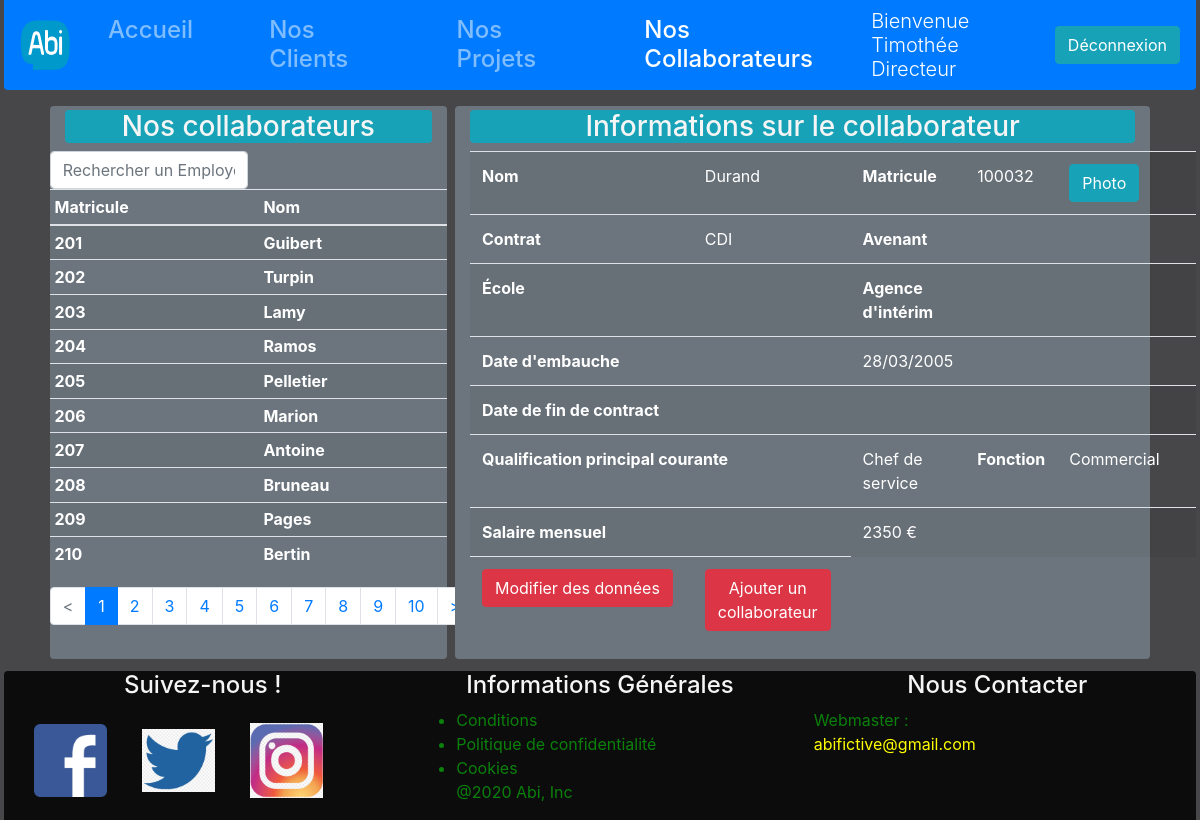
Page /employees (signed in) on the committed database.
### tables this page shows
CREATE TABLE `employee` (
  `id` int(11) NOT NULL,
  `lastname` varchar(45) NOT NULL,
  `firstname` varchar(45) NOT NULL,
  `role` varchar(45) DEFAULT NULL,
  `salary` float DEFAULT NULL,
  `contract` enum('CDI','CDD','Interim') DEFAULT NULL,
  `hired` datetime NOT NULL,
  `dismissed` datetime DEFAULT NULL,
  `user_id` int(11) DEFAULT NULL
);

### src/Controller/Controller.php (called while the page is built, shortened)
<?php
abstract class Controller
{
    public static function employeesController()
    {
        $employeeRepository = new EmployeeRepository();
        $arraysult = $employeeRepository->paginate("lastname");
        if(isset($_GET['search'])) {
            $employees = $employeeRepository->searching($_GET['search'],["id"=>"ASC"],$arraysult[0], $arraysult[1],"lastname");
        }
        else {
            $employees = $employeeRepository->findBy([],["id"=>"ASC"],$arraysult[0], $arraysult[1]);
        }
        $currentPage = $arraysult[2];
        $pages = $arraysult[3];
        include '../templates/employees.php';
    }
}

### public/index.php (called while the page is built, shortened)
<?php
$uri = $_SERVER["REQUEST_URI"];
$uri = substr($uri, 1);
$uri = $uri . "Controller";
if($uri ==="Controller"){
    Controller::homeController();
} else if (method_exists('App\Controller\Controller', $uri)) {
    Controller::$uri();
} else {
    Controller::error404Controller();
}

### src/Repository/Repository.php (called while the page is built, shortened)
<?php
abstract class Repository {
    protected PDO $pdo;
    private string $table;
    private string $classname;
    public function __construct(string $classname)
    {
        $this->pdo = new PDO (DbConfig::DSN, DbConfig::USERNAME, DbConfig::PASSWORD);
        $this->classname = $classname;
        $this->table = strtolower($classname);
    }
    public function findBy(array $criteria, array $orderBy = null, int $limit = null, int $offset = null)
    {
        $params = array_values($criteria);
        if (!empty($criteria)) {
            $criteria = " WHERE " . join(" AND ", array_map(fn($key) => "$key = ?", array_keys($criteria)));
        } else {
            $criteria = null;
        }
        if ($orderBy) $orderBy = " ORDER BY " . join(", ", array_map(fn($key, $value) => "$key $value", array_keys($orderBy), array_values($orderBy)));
        if ($limit) $limit = " LIMIT $limit";
        $sql = "SELECT * FROM $this->table $criteria $orderBy $limit $offset";
        $query = $this->pdo->prepare($sql);
        $query->execute($params);
        return $query->fetchAll(PDO::FETCH_CLASS, "App\Entity\\$this->classname");
    }
    public function paginate($column) {
        if(isset($_GET['page']) && !empty($_GET['page'])){
            $currentPage = (int) strip_tags($_GET['page']);
          }else{
            $currentPage = 1;
          }
          if(isset($_GET['search']) && !empty($_GET['search'])){
            $search = "WHERE $column LIKE '{$_GET['search']}%'";
          }else{
            $search = null;
          }
        $sql = "SELECT COUNT(*) AS nb_rows FROM $this->table $search";
        $query = $this->pdo->prepare($sql);
        $query->execute();
        $result = $query->fetch();
        $nbRows = $result['nb_rows'];
        $nbPerPage = 10;
        $pages = ceil($nbRows/$nbPerPage);
        $first = ($currentPage * $nbPerPage) - $nbPerPage;
        if ($first<1) {
            $first = null;
        }
        return [$nbPerPage, $first, $currentPage, $pages];
    }
}

### src/Entity/Employee.php (called while the page is built, shortened)
<?php
class Employee
{
    private int $id;
    private string $lastname;
    public function getId()
    {
        return $this->id;
    }
    public function getLastname()
    {
        return $this->lastname;
    }
}

### templates/employees.php (the view, shortened to what this page needs)
<?php require_once 'skeleton/header.php' ?>
<div class="d-flex flex-column">
    <div class="justify-content-center row my-1 mb-2 mx-1 ">
        <div class="bg-secondary col-md-4 col-12 rounded my-1 mx-1 ">
            <h3 class="bg-info mt-1 rounded text-center ">
                Nos collaborateurs
            </h3>
            <form action="#" method="GET" id="search_employees">
                <div class="row mt-2 mb-2">
                    <div class="col-md-6">
                        <div class="row">
                            <input class="form-control" type="text" placeholder="Rechercher un Employée" name="search" autofocus>
                        </div>
                    </div>
            </form>
            <table id="table" class="table table-striped table-sm text-white bg-secondary" data-search="true" data-pagination="true" data-page-list="[5, 10, 15]">
                <thead>
                    <tr>
                        <th data-field="matricule" data-sortable="true">Matricule</th>
                        <th data-field="nomCollabo" data-sortable="true">Nom</th>
                    </tr>
                </thead>
                <tbody>
                    <?php foreach ($employees as $employee) : ?>
                        <tr onclick="select_employee(<?= $employee->getId() ?>)">
                            <th><?= $employee->getId() ?></th>
                            <th><?= $employee->getLastname() ?></th>
                        </tr>
                    <?php endforeach ?>
                </tbody>
            </table>
            <nav>
                <ul class="pagination">
                    <li class="page-item <?= ($currentPage == 1) ? "disabled" : "" ?>">
                        <a href="/employees?page=<?= ($currentPage - 1) . "&search=" . $_GET['search'] ?>" class="page-link">
                            <</a> </li> <?php for ($page = 1; $page <= $pages; $page++) : ?>
                    <li class="page-item <?= ($currentPage == $page) ? "active" : "" ?>">
                        <a href="/employees?page=<?= $page . "&search=" . $_GET['search'] ?>" class="page-link"><?= $page ?></a>
                    </li>
                <?php endfor ?>
                <li class="page-item <?= ($currentPage == $pages) ? "disabled" : "" ?>">
                    <a href="/employees?page=<?= ($currentPage + 1) . "&search=" . $_GET['search'] ?>" class="page-link">></a>
                </li>
                </ul>
            </nav>
        </div>
    </div>
    <div class="bg-secondary col-md-7 col-12 rounded my-1 mx-1">
            <h3 class="bg-info mt-1 rounded text-center ">
                Informations sur le collaborateur
            </h3>
            <div class=" mt-2">
                <table class="table table-striped text-white">
                    <tbody>
                        <tr>
                            <td scope="row"><strong>Nom</strong></td>
                            <td id='employeeName'>Durand</td>
                            <td><strong>Matricule</strong></td>
                            <td id="employeeId">100032</td>
                            <td colspan="2">
                                <button type="button" class="btn btn-info" data-toggle="modal" data-target="#exampleModalCenter">
                                    Photo
                                </button>
                            </td>
                        </tr>
                        <tr>
                            <td scope="row"><strong>Contrat</strong></td>
                            <td id="employeeContract">CDI</td>
                            <td><strong>Avenant</strong></td>
                            <td></td>
                            <td></td>
                            <td></td>
                        </tr>
                        <tr>
                            <td scope="row"><strong>École</strong></td>
                            <td></td>
                            <td><strong>Agence d'intérim</strong></th>
                            <td></td>
                            <td></td>
                            <td></td>
                        </tr>
                        <tr>
                            <th scope="row" colspan="2">Date d'embauche</th>
                            <td id="employeeHire">28/03/2005</td>
                            <td></td>
                            <td></td>
                            <td></td>
                        </tr>
                        <tr>
                            <td scope="row" colspan="2"><strong>Date de fin de contract</strong></td>
                            <td id="employeeDismissed"></td>
                            <td></td>
                            <td></td>
                            <td></td>
                        </tr>
                        <tr>
                            <td scope="row" colspan="2"><strong>Qualification principal courante</strong></td>
                            <td>Chef de service</td>
                            <td><strong>Fonction</strong></td>
                            <td id="employeeRole">Commercial</td>
                            <td></td>
                        </tr>
                        <tr>
                            <td scope="row" colspan="2"><strong>Salaire mensuel</strong></td>
                            <td id="employeeSalary">2350 €</td>
                            <td></td>
                            <td></td>
                            <td></td>
                        </tr>
                        <tr>
                            <td>
                                <div class="btn-group-toggle text-nowrap text-center" data-toggle="buttons">
                                    <a href="abi_projets.html">
                                        <button type="button" class="btn btn-danger mr-2 text-nowrap" data-toggle="button" aria-pressed="false">Modifier des données</button>
                                    </a>
                                </div>
                            </td>
                            <td>
                                <div class="btn-group-toggle" data-toggle="buttons">
                                    <a href="abi_projets.html">
                                        <button type="button" class="btn btn-danger mr-2" data-toggle="button" aria-pressed="false">Ajouter un collaborateur</button>
                                    </a>
                                </div>
                            </td>
                        </tr>
                    </tbody>
                </table>
            </div>
        </div>
    </div>
<?php require_once 'skeleton/footer.php' ?>

### public/assets/css/abi_style.css (style rules this page uses)
body { background-color: #474749; }
h3, h4 { color: whitesmoke; }
a, a:hover { color: yellow; }

### rows in the picture
employee: id "201", lastname "Guibert"
employee: id "202", lastname "Turpin"
employee: id "203", lastname "Lamy"
employee: id "204", lastname "Ramos"
employee: id "205", lastname "Pelletier"
employee: id "206", lastname "Marion"
employee: id "207", lastname "Antoine"
employee: id "208", lastname "Bruneau"
employee: id "209", lastname "Pages"
employee: id "210", lastname "Bertin"

### other values in the picture
$_SESSION["login"] "Timothée"
$_SESSION["role"] "Directeur"
